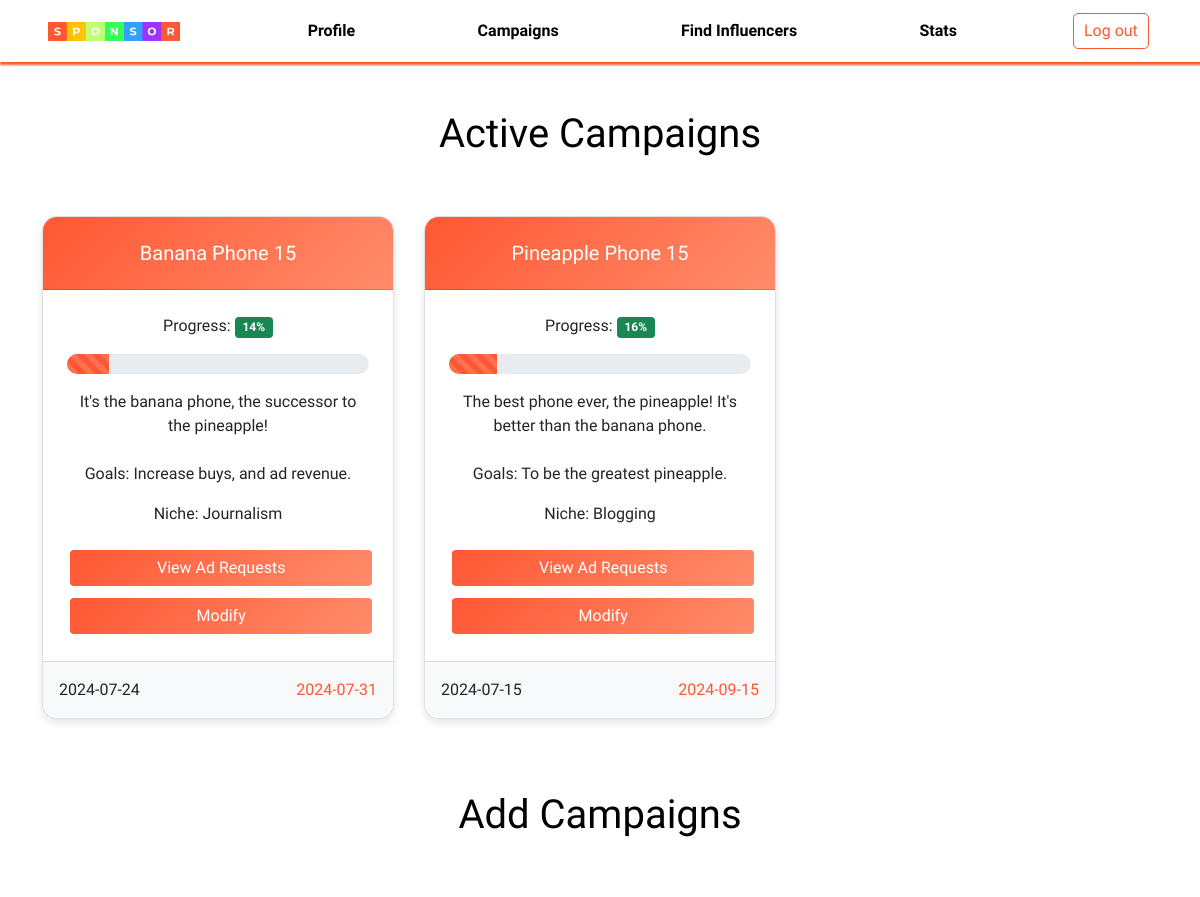
Before: /sponsor/dashboard (upper part) with the older database file.
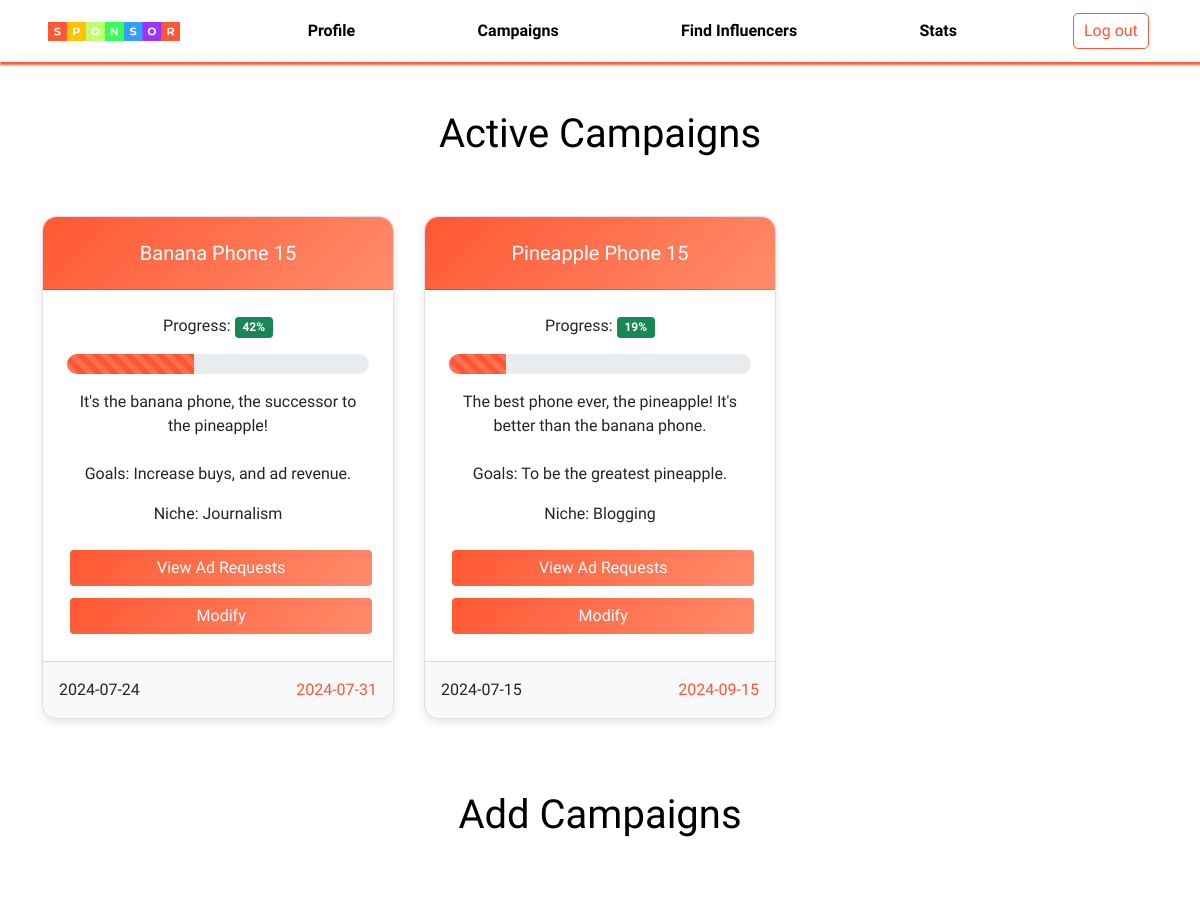
After: the same page with the newer database file.
### application/models.py (models this page shows)
class Campaign(db.Model):
    __tablename__ = 'Campaign'
    key = db.Column(db.Integer, primary_key=True, autoincrement=True)
    sponsor = db.Column(db.String, db.ForeignKey('Sponsor.username'), nullable=False)
    name = db.Column(db.String)
    description = db.Column(db.String)
    niche = db.Column(db.String)
    progress = db.Column(db.Integer)
    start_date = db.Column(db.Date)
    end_date = db.Column(db.Date)
    budget = db.Column(db.Integer)
    goals = db.Column(db.String)
    flag = db.Column(db.Integer)

### application/controllers.py (the view, shortened to what this page needs)
@app.route('/sponsor/dashboard', methods=['GET', 'POST'])
def sponsor_dashboard():
    if request.method == 'GET':
        campaigns = (
            db.session.query(Campaign)
            .filter(Campaign.sponsor == 'sponsor', Campaign.progress != 100)
            .order_by(Campaign.key.desc())
            .all()
        )
        ad_requests = (
            db.session.query(AdRequests)
            .filter(AdRequests.campaign.in_([campaign.key for campaign in campaigns]))
            .all()
        )
        ad_requests_by_campaign = {}
        for ad_request in ad_requests:
            if ad_request.campaign not in ad_requests_by_campaign:
                ad_requests_by_campaign[ad_request.campaign] = []
            ad_requests_by_campaign[ad_request.campaign].append(ad_request)
        past_campaigns = (
            db.session.query(Campaign)
            .filter(Campaign.sponsor == 'sponsor', Campaign.progress == 100)
            .order_by(Campaign.key.desc())
            .all()
        )
        past_ad_requests = (
            db.session.query(AdRequests)
            .filter(AdRequests.campaign.in_([campaign.key for campaign in past_campaigns]))
            .all()
        )
        past_ad_requests_by_campaign = {}
        for ad_request in past_ad_requests:
            if ad_request.campaign not in past_ad_requests_by_campaign:
                past_ad_requests_by_campaign[ad_request.campaign] = []
            past_ad_requests_by_campaign[ad_request.campaign].append(ad_request)
        adrequest_subquery = (
        db.session.query(
                AdRequests.influencer.label('influencer'),
                db.func.count(AdRequests.status).filter(AdRequests.status == 4).label('adrequest_count'),
            )
            .group_by(AdRequests.influencer)
            .subquery()
        )
        influencer_requests = (
            db.session.query(
                InfluencerRequests,
                Campaign,
                Influencer,
                adrequest_subquery.c.adrequest_count
            )
            .join(Campaign, InfluencerRequests.campaign == Campaign.key)
            .join(Influencer, InfluencerRequests.influencer == Influencer.username)
            .outerjoin(adrequest_subquery, InfluencerRequests.influencer == adrequest_subquery.c.influencer)
            .filter(InfluencerRequests.sponsor == 'sponsor', InfluencerRequests.status == 0)
            .all()[::-1]
        )
        past_influencer_requests = (
            db.session.query(InfluencerRequests, Campaign, Influencer)
            .join(Campaign, InfluencerRequests.campaign == Campaign.key)
            .join(Influencer, InfluencerRequests.influencer == Influencer.username)
            .filter(InfluencerRequests.sponsor == 'sponsor', InfluencerRequests.status != 0)
            .all()[::-1]
        )
        for campaign in campaigns:
            if campaign.end_date < datetime.now().date():
                campaign.progress = 100
                db.session.commit()
            else:
                campaign.progress = int((datetime.now().date() - campaign.start_date).days / (campaign.end_date - campaign.start_date).days * 100)
                db.session.commit()
        serialized_campaigns = []
        for campaign in campaigns:
            campaign_requests = ad_requests_by_campaign.get(campaign.key, [])
            serialized_campaigns.append({
                'key': campaign.key,
                'name': campaign.name,
                'description': campaign.description,
                'niche': campaign.niche,
                'progress': campaign.progress,
                'goals': campaign.goals,
                'start_date': campaign.start_date,
                'end_date': campaign.end_date,
                'flag': campaign.flag,
                'ad_requests': [request.to_dict() for request in campaign_requests]
            })
        serialized_past_campaigns = []
        print(dir(influencer_requests[0]))
        return render_template('sponsordashboard.html', campaigns=serialized_campaigns, past_campaigns = serialized_past_campaigns, influencer_requests=influencer_requests, past_influencer_requests=past_influencer_requests)

### application/models.py (called while the page is built)
    def to_dict(self):
        return {
            'key': str(self.key),
            'sponsor': str(self.sponsor),
            'influencer': str(self.influencer),
            'description': str(self.description),
            'niche': str(self.niche),
            'payment': str(self.payment),
            'status': str(self.status),
            'flag': str(self.flag)
        }

### templates/sponsordashboard.html (shortened to what the changed rows need)
<!DOCTYPE html>
<html>
<head>
    <link href="https://cdn.jsdelivr.net/npm/bootstrap@5.0.2/dist/css/bootstrap.min.css" rel="stylesheet">
    <link rel="stylesheet" href="https://cdnjs.cloudflare.com/ajax/libs/font-awesome/6.0.0-beta3/css/all.min.css">
    <link rel="stylesheet" href="{{ url_for('static', filename='sponsordashboard.css') }}">
    <link rel="stylesheet" href="{{ url_for('static', filename='nav.css') }}">
    <link rel="stylesheet" href="https://unpkg.com/swiper/swiper-bundle.min.css">
</head>
<body>
    {% if campaigns[0] %}
    <br><br>
    <div class="container">
        <div class="row">
            <div class="col-12 text-center">
                <h1 style="color: black;">Active Campaigns</h1>
            </div>
        </div>
        <div class="row">
            <div class="col-12 text-center card-container">
                <div class="swiper-container">
                    <div class="swiper-wrapper">
                        {% for campaign in campaigns %}
                        <div class="swiper-slide d-flex">
                            <div class="card" style="width: 30rem;">
                                <div class="card-header">
                                    <h5 class="card-title">{{ campaign.name }}</h5>
                                </div>
                                <div class="card-body">
                                    <p class="card-text">Progress: <span class="badge bg-success">{{ campaign.progress }}%</span></p>
                                    <div class="progress mb-3">
                                        <div class="progress-bar progress-bar-striped progress-bar-animated" role="progressbar" style="width: {{ campaign.progress }}%;" aria-valuenow="{{ campaign.progress }}" aria-valuemin="0" aria-valuemax="100"></div>
                                    </div>
                                    <div>
                                        {{ campaign.description }}
                                        <br><br>
                                        <p class="card-text">Goals: {{ campaign.goals }}</p>
                                        <p class="card-text">Niche: {{ campaign.niche }}</p>
                                        <button class="btn btn-custom w-100 mt-2 view-ad-request-btn" type="button" data-bs-toggle="modal" data-bs-target="#adRequestModal"
                                        data-ad-requests='{{ campaign.ad_requests |tojson }}'>
                                            View Ad Requests
                                        </button>
                                        {% if campaign.flag == 0 %}
                                        <button class="btn btn-custom w-100 mt-2 view-ad-request-btn" type="button" onclick="location.href='/sponsor/modify-campaign/{{ campaign.key }}'">
                                            Modify
                                        </button>
                                        {% else %}
                                        <button class="btn btn-custom w-100 mt-2 view-ad-request-btn" type="button">
                                            Flagged by Admin
                                        </button>
                                        {% endif %}
                                    </div>
                                </div>
                                <div class="card-footer text-body-secondary d-flex justify-content-between">
                                    <div>
                                        {{ campaign.start_date }}
                                    </div>
                                    <div style="color: #FF5733;">
                                        {{ campaign.end_date }}
                                    </div>
                                </div>
                            </div>
                        </div>
                        {% endfor %}
                    </div>
                </div>
            </div>
        </div>
        {% endif %}
        <br><br><br>
        <div class="row">
            <div class="col-12 text-center">
                <h1 style="color: black;">Add Campaigns</h1>
            </div>
        </div>
        {% if influencer_requests[0] %}
        <br><br><br>
        {% endif %}
    </div>
</body>
</html>

Changed rows visible on the page:
changed Campaign "Banana Phone 15": progress "14" → "42"; {{ campaign.progress }} 14 → 42 (drawn)
changed Campaign "Pineapple Phone 15": progress "16" → "19"; {{ campaign.progress }} 16 → 19 (drawn)
